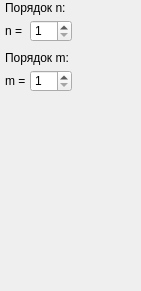
    <widget class="QWidget" name="gaussHermiteModePage">
     <property name="geometry">
      <rect>
       <x>0</x>
       <y>0</y>
       <width>141</width>
       <height>291</height>
      </rect>
     </property>
     <attribute name="label">
      <string>Мода Гаусса-Эрмита</string>
     </attribute>
     <widget class="QLabel" name="nHermiteInputText">
      <property name="geometry">
       <rect>
        <x>5</x>
        <y>20</y>
        <width>21</width>
        <height>21</height>
       </rect>
      </property>
      <property name="text">
       <string>n = </string>
      </property>
     </widget>
     <widget class="QLabel" name="nHermiteText">
      <property name="geometry">
       <rect>
        <x>5</x>
        <y>0</y>
        <width>111</width>
        <height>16</height>
       </rect>
      </property>
      <property name="text">
       <string>Порядок n:</string>
      </property>
     </widget>
     <widget class="QSpinBox" name="nHermiteInputBox">
      <property name="geometry">
       <rect>
        <x>30</x>
        <y>20</y>
        <width>42</width>
        <height>22</height>
       </rect>
      </property>
      <property name="minimum">
       <number>1</number>
      </property>
      <property name="value">
       <number>1</number>
      </property>
     </widget>
     <widget class="QLabel" name="mHermiteText">
      <property name="geometry">
       <rect>
        <x>5</x>
        <y>50</y>
        <width>111</width>
        <height>16</height>
       </rect>
      </property>
      <property name="text">
       <string>Порядок m:</string>
      </property>
     </widget>
     <widget class="QLabel" name="mHermiteInputText">
      <property name="geometry">
       <rect>
        <x>5</x>
        <y>70</y>
        <width>21</width>
        <height>21</height>
       </rect>
      </property>
      <property name="text">
       <string>m = </string>
      </property>
     </widget>
     <widget class="QSpinBox" name="mHermiteInputBox">
      <property name="geometry">
       <rect>
        <x>30</x>
        <y>70</y>
        <width>42</width>
        <height>22</height>
       </rect>
      </property>
      <property name="minimum">
       <number>1</number>
      </property>
      <property name="value">
       <number>1</number>
      </property>
     </widget>
    </widget>
